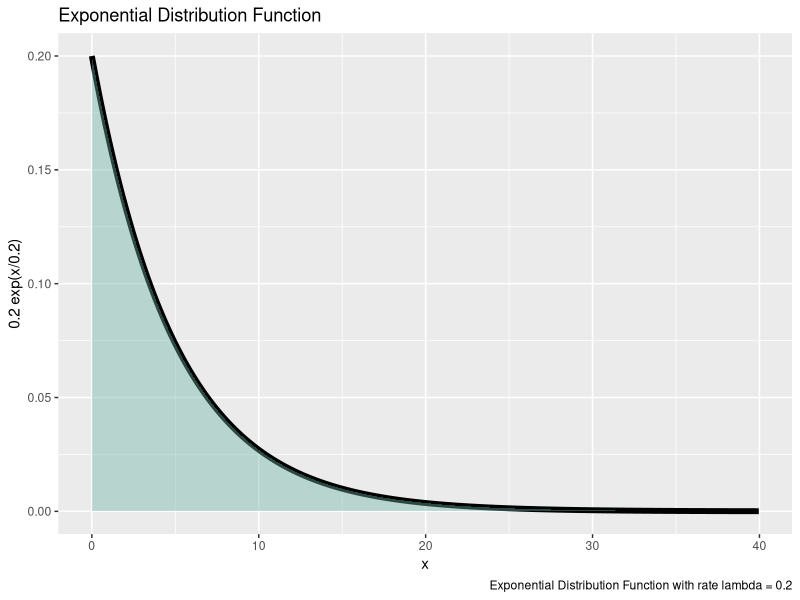
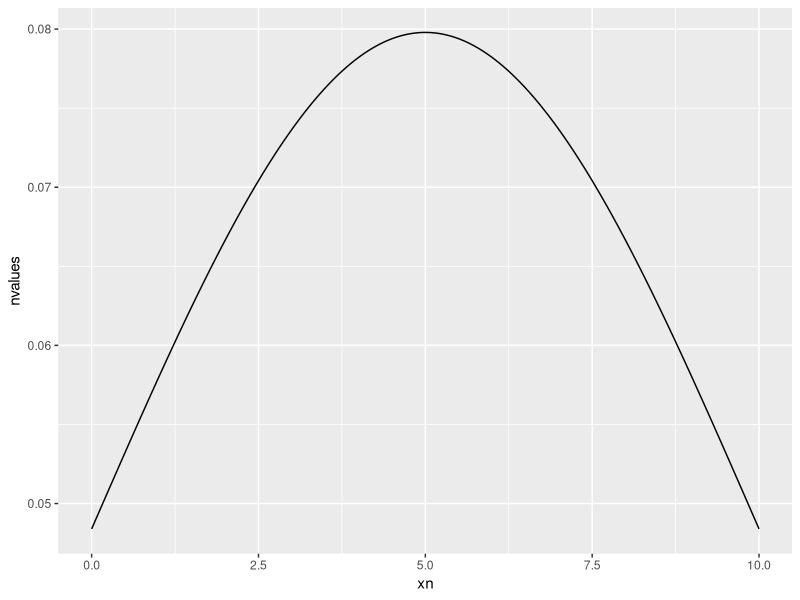
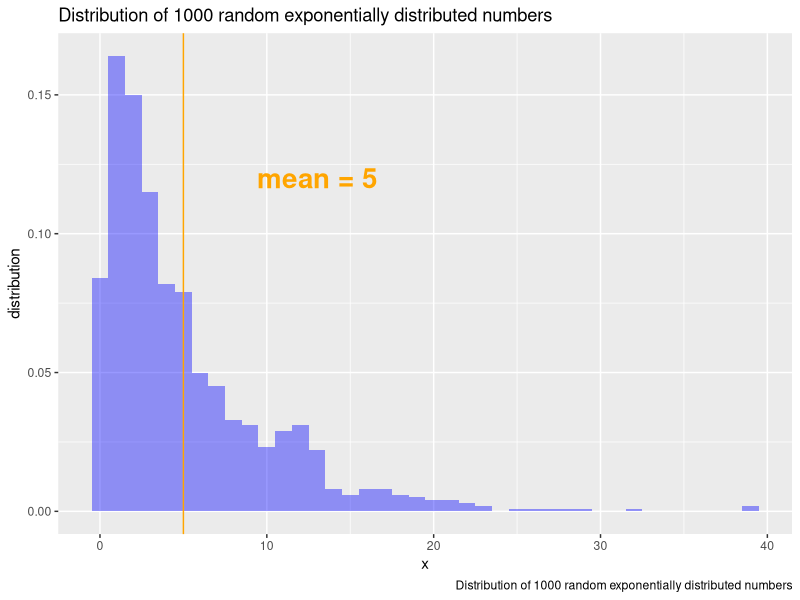
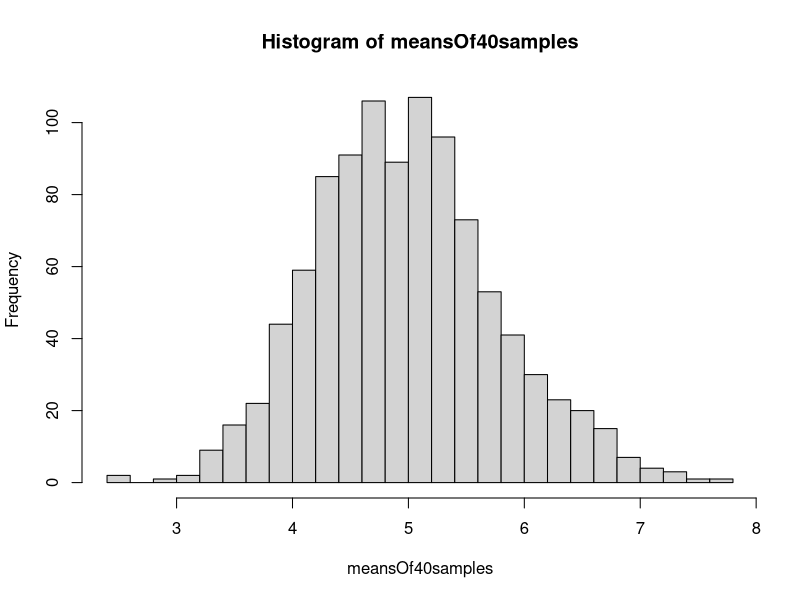
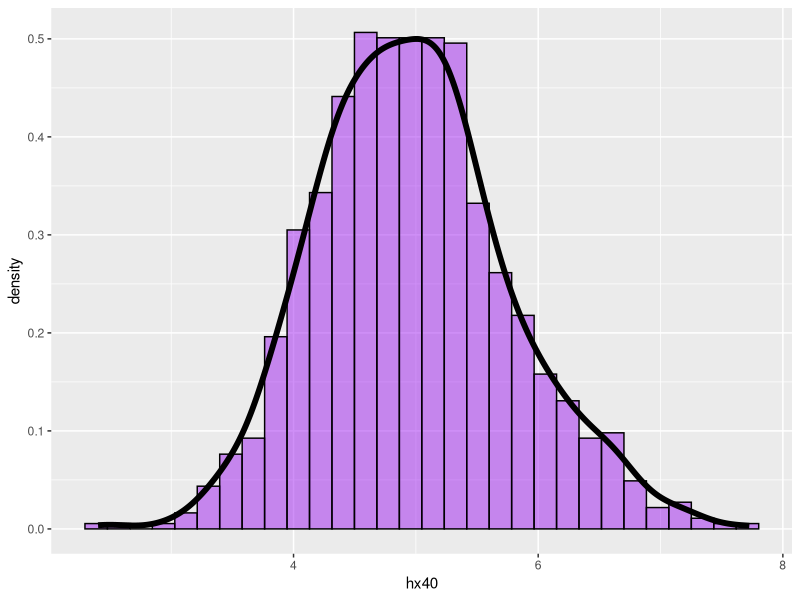

R code for these plots, in order:
##comments
library(ggplot2)

lambda = 0.2
xs <- seq(0,39.96, by = .04)
dvalues <- dexp(xs,rate=lambda)
data <-data.frame(xs,dvalues)

p1 <- ggplot(data,aes(x=xs,y=dvalues)) + 
      geom_line(size = 2)+
   geom_area( fill="#69b3a2", alpha=0.4) +
      xlab("x")+
      ylab("0.2 exp(x/0.2)")+
   labs(caption="Exponential Distribution Function with rate lambda = 0.2",
        title ="Exponential Distribution Function")
print(p1)

#for the normal distribution that we will compare to
xn <-seq(0,10,by = 10.01/1000)
nvalues <- dnorm(xn,mean=1/lambda,sd=1/lambda)
ndata <-data.frame(xn,nvalues)

p1n <- ggplot(ndata,aes(x=xn,y=nvalues)) + 
      geom_line()
print(p1n)

#rexp(n,rate) generates a vector of exponentially distributed random numbers
set.seed(12172020)  #set seed so result is reproducible
histdata <-data.frame(hx =rexp(1000,lambda))
p2 <- ggplot(data=histdata,aes(x=hx))+
      geom_histogram(aes(y=..density..),fill="blue",alpha = 0.4,binwidth = 1)+
   geom_vline(aes(xintercept = 5),color = "orange")+
   xlab("x")+
   ylab("distribution")+
   labs(caption="Distribution of 1000 random exponentially distributed numbers",
        title ="Distribution of 1000 random exponentially distributed numbers")+
   annotate("text", x = 13, y = .12, 
              label = "mean = 5" , color = "orange",
              size=7 , angle=0, fontface="bold")
print(p2)


meansOf40samples =sdOf40samples =NULL
for (i in 1:1000) meansOf40samples = c(meansOf40samples,mean(rexp(40,rate = lambda)))
for (i in 1:1000) sdOf40samples = c(sdOf40samples,sd(rexp(40,rate = lambda)))
hist(meansOf40samples,breaks = 20)

mOf40 <-data.frame(hx40=meansOf40samples)
p3 <- ggplot(data=mOf40,aes(x=hx40))+
      geom_histogram(aes(y=..density..,binwidth = 0.5), fill="purple",color="black",alpha = 0.5)+
      geom_density(size=2)
print(p3)

popmean <-mean(rexp(1000,lambda))
popsd <-sd(rexp(1000,lambda))
mOfm <-mean(meansOf40samples)
mOfsd <-mean(sdOf40samples)
sdOfm <-sd(meansOf40samples)  #5/sqrt(40)= 0.7905694

#The sample variance, S^2, estimates the population variance
#The distribution of the sample variance is centered around the population variance
#The variance of the sample mean is S^2/n
#5/sqrt(40)

#Difference betw distribution of 1000 random exponentials and 
#the distribution of 1000 (averages of 40 exponentials).

#Confidence Interval for the difference in two means
ans <-popmean - mOfm +c(-1,1)*qnorm(0.975)*sqrt(popsd^2/1000 +sdOfm^2/1000)
